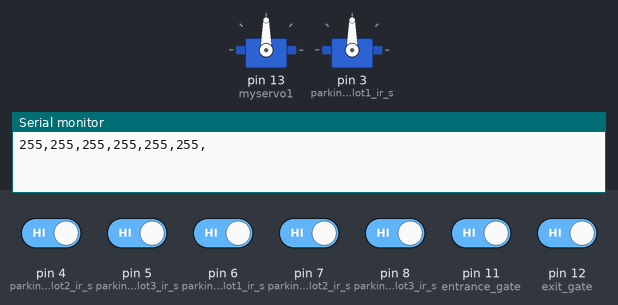
A sketch run on a simulated Arduino Uno, built with avr-gcc and run on an emulated ATmega328P. Parts: 2 × servo, the last lines printed to the serial monitor. The test bench sets the inputs (shaded band); at power-on: pin 4 (parking1_slot2_ir_s), pin 5 (parking1_slot3_ir_s), pin 6 (parking2_slot1_ir_s), pin 7 (parking2_slot2_ir_s), pin 8 (parking2_slot3_ir_s), pin 11 (entrance_gate), pin 12 (exit_gate) HIGH.

Above: at 5.7 s.
5.8 s: pin 4 (parking1_slot2_ir_s) driven LOW and pin 11 (entrance_gate) driven LOW
At 12.32 s:
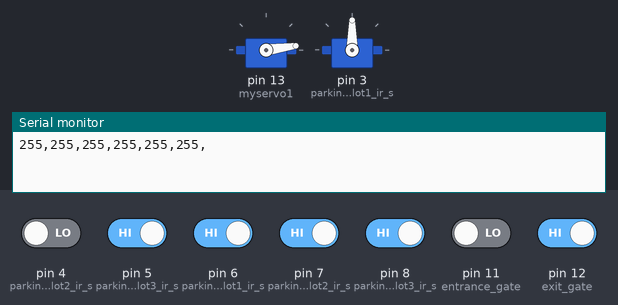
14.5 s: pin 11 (entrance_gate) driven HIGH
At 15.01 s:
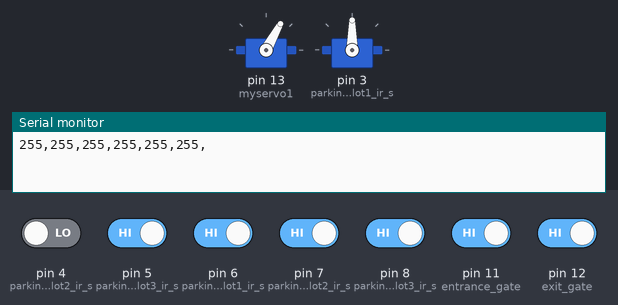
18.4 s: pin 12 (exit_gate) driven LOW
At 25.3 s:
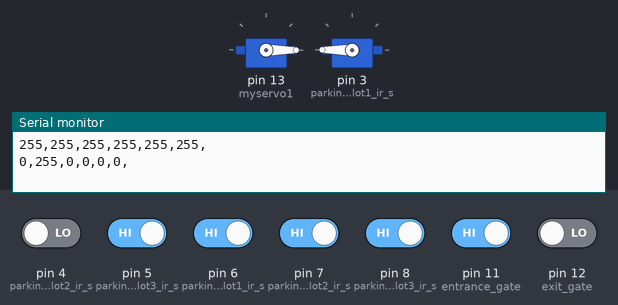
25.8 s: pin 12 (exit_gate) driven HIGH
Timing chart, 0 to 28.8 s (numbered marks = the images above; inputs shaded):
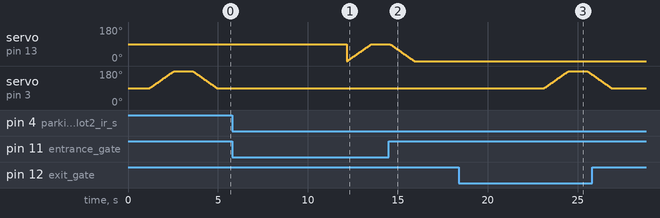

Measured:
- after the input at 18.4 s, servo on pin 3 (parking1_slot1_ir_s): rises from 90° to 180° in 1.4 s, then falls to 161° in 1.3 s
- by itself, servo on pin 3 (parking1_slot1_ir_s): rises from 90° to 180° in 1.4 s, then falls to 90° in 2.4 s

The sketch:

Car_Parking_System.ino
```cpp
#include <SoftwareSerial.h>
#include <Servo.h>

Servo myservo1;  // create servo object to control a servo
Servo myservo2;

SoftwareSerial nodemcu(0,1);

int parking1_slot1_ir_s = 3; // parking slot1 infrared sensor connected with pin number 4 of arduino
int parking1_slot2_ir_s = 4;
int parking1_slot3_ir_s = 5;

int parking2_slot1_ir_s = 6;
int parking2_slot2_ir_s = 7;
int parking2_slot3_ir_s = 8;

int entrance_gate = 11;
int exit_gate = 12;

int pos1 = 3;    // variable to store the servo position(entrance gate)
int pos2 = 13;    // exit gate

String sensor1;
String sensor2;
String sensor3;
String sensor4;
String sensor5;
String sensor6;


String cdata =""; // complete data, consisting of sensors values

void setup()
{
Serial.begin(9600);
nodemcu.begin(9600);

pinMode(parking1_slot1_ir_s, INPUT);
pinMode(parking1_slot2_ir_s, INPUT);
pinMode(parking1_slot3_ir_s, INPUT);

pinMode(parking2_slot1_ir_s, INPUT);
pinMode(parking2_slot2_ir_s, INPUT);
pinMode(parking2_slot3_ir_s, INPUT);

pinMode(entrance_gate, INPUT);
pinMode(exit_gate, INPUT);

myservo1.attach(13);  // attaches the servo on pin 9 to the servo object
myservo2.attach(3);


}

void loop()
{

p1slot1();
p1slot2();
p1slot3();

p2slot1();
p2slot2();
p2slot3();

gates();
//conditions();


   cdata = cdata + sensor1 +"," + sensor2 + ","+ sensor3 +","+ sensor4 + "," + sensor5 + "," + sensor6 +","; // comma will be used a delimeter
   Serial.println(cdata);
   nodemcu.println(cdata);
   delay(6000); // 100 milli seconds
   cdata = "";
digitalWrite(parking1_slot1_ir_s, HIGH);
digitalWrite(parking1_slot2_ir_s, HIGH);
digitalWrite(parking1_slot3_ir_s, HIGH);

digitalWrite(parking2_slot1_ir_s, HIGH);
digitalWrite(parking2_slot2_ir_s, HIGH);
digitalWrite(parking2_slot3_ir_s, HIGH);

digitalWrite(entrance_gate, HIGH);
digitalWrite(exit_gate, HIGH);
}


void p1slot1() // parkng 1 slot1
{
  if( digitalRead(parking1_slot1_ir_s) == LOW)
  {
  sensor1 = "255";
 delay(200);
  }
if( digitalRead(parking1_slot1_ir_s) == HIGH)
{
  sensor1 = "0";
 delay(200);
}

}

void p1slot2() // parking 1 slot2
{
  if( digitalRead(parking1_slot2_ir_s) == LOW)
  {
  sensor2 = "255";
  delay(200);
  }
if( digitalRead(parking1_slot2_ir_s) == HIGH)
  {
  sensor2 = "0";
 delay(200);
  }
}


void p1slot3() // parking 1 slot3
{
  if( digitalRead(parking1_slot3_ir_s) == LOW)
  {
  sensor3 = "255";
  delay(200);
  }
if( digitalRead(parking1_slot3_ir_s) == HIGH)
  {
  sensor3 = "0";
 delay(200);
  }
}


// now for parking 2

void p2slot1() // parking 1 slot3
{
  if( digitalRead(parking2_slot1_ir_s) == LOW)
  {
  sensor4 = "255";
  delay(200);
  }
if( digitalRead(parking2_slot1_ir_s) == HIGH)
  {
  sensor4 = "0";
 delay(200);
  }
}


void p2slot2() // parking 1 slot3
{
  if( digitalRead(parking2_slot2_ir_s) == LOW)
  {
  sensor5 = "255";
  delay(200);
  }
if( digitalRead(parking2_slot2_ir_s) == HIGH)
  {
  sensor5 = "0";
 delay(200);
  }
}


void p2slot3() // parking 1 slot3
{
  if( digitalRead(parking2_slot3_ir_s) == LOW)
  {
  sensor6 = "255";
  delay(200);
  }
if( digitalRead(parking2_slot3_ir_s) == HIGH)
  {
  sensor6 = "0";
 delay(200);
  }
}

// for the gates

void gates()
{
  if (digitalRead(exit_gate) == LOW)
      {
        for (pos2 = 90; pos2 <= 180 ; pos2 += 1) { // goes from 0 degrees to 180 degrees
          // in steps of 1 degree
          myservo2.write(pos2);              // tell servo to go to position in variable 'pos'
          delay(15);                       // waits 15ms for the servo to reach the position
        }
          delay(1000);
        for (pos2 = 180; pos2 >= 90; pos2 -= 1) { // goes from 180 degrees to 0 degrees
          myservo2.write(pos2);              // tell servo to go to position in variable 'pos'
          delay(15);                       // waits 15ms for the servo to reach the position
        }
      }

  if (((digitalRead(entrance_gate) == LOW)) && (( digitalRead(parking1_slot1_ir_s) == HIGH) || ( digitalRead(parking1_slot2_ir_s) == HIGH) || ( digitalRead(parking1_slot3_ir_s) == HIGH) || ( digitalRead(parking2_slot1_ir_s) == HIGH) || ( digitalRead(parking2_slot2_ir_s) == HIGH)|| ( digitalRead(parking2_slot3_ir_s) == HIGH)))
      {
        for (pos1 = 0; pos1 <= 90 ; pos1 += 1) { // goes from 0 degrees to 180 degrees
          // in steps of 1 degree
          myservo1.write(pos1);              // tell servo to go to position in variable 'pos'
          delay(15);                       // waits 15ms for the servo to reach the position
        }
          delay(1000);
        for (pos1 = 90; pos1 >= 0; pos1 -= 1) { // goes from 180 degrees to 0 degrees
          myservo1.write(pos1);              // tell servo to go to position in variable 'pos'
          delay(15);                       // waits 15ms for the servo to reach the position
        }
      }


}
```
